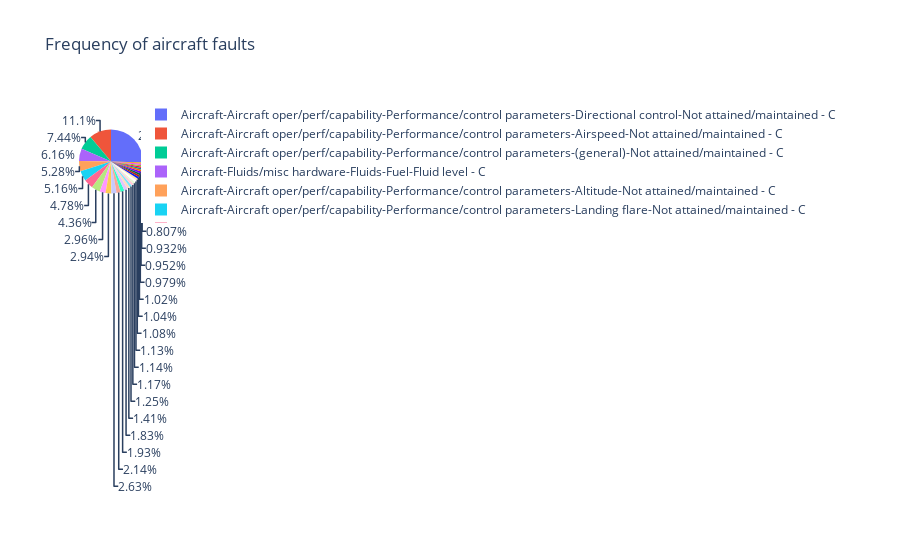

This figure's notebook cell:
### Code cell
fig = px.pie(values=ac_fault_freq_ver1, names=ac_fault_names, title='Frequency of aircraft faults')
fig.show()

### Figure 1 — Plotly figure (JSON) as saved in the notebook; plotly's stock layout.template omitted (floating-point values rounded to 4 significant figures)
{"data": [{"domain": {"x": [0, 1], "y": [0, 1]}, "hovertemplate": "label=%{label}<br>value=%{value}<extra></extra>", "labels": ["Aircraft-Aircraft oper/perf/capability-Performance/control parameters-Directional control-Not attained/maintained - C", "Aircraft-Aircraft oper/perf/capability-Performance/control parameters-Pitch control-Not attained/maintained - C", "Aircraft-Aircraft power plant-Engine (reciprocating)-Recip eng cyl section-Failure - C", "Aircraft-Aircraft oper/perf/capability-Performance/control parameters-(general)-Not attained/maintained", "Aircraft-Aircraft systems-Fuel system-Fuel selector/shutoff valve-Incorrect use/operation - C", "Aircraft-Aircraft oper/perf/capability-Performance/control parameters-(general)-Not attained/maintained - C", "Aircraft-Aircraft power plant-Engine (reciprocating)-(general)-Failure - C", "Aircraft-Aircraft oper/perf/capability-Performance/control parameters-Airspeed-Not attained/maintained", "Aircraft-Aircraft oper/perf/capability-Performance/control parameters-Pitch control-Incorrect use/operation - C", "Aircraft-Aircraft oper/perf/capability-Performance/control parameters-Airspeed-Not attained/maintained - C", "Aircraft-Fluids/misc hardware-Fluids-Fuel-Fluid condition", "Aircraft-Fluids/misc hardware-Fluids-Oil-Fluid level - C", "Aircraft-Aircraft oper/perf/capability-Performance/control parameters-Altitude-Not attained/maintained - C", "Aircraft-Fluids/misc hardware-Fluids-Fuel-Fluid management - C", "Aircraft-Aircraft oper/perf/capability-Performance/control parameters-Angle of attack-Capability exceeded - C", "Aircraft-Aircraft oper/perf/capability-Performance/control parameters-Landing flare-Incorrect use/operation - C", "Aircraft-Aircraft oper/perf/capability-Performance/control parameters-Angle of attack-Not attained/maintained - C", "Aircraft-Aircraft power plant-Engine (reciprocating)-Recip engine power section-Failure - C", "Aircraft-Fluids/misc hardware-Fluids-Fuel-Fluid level", "Aircraft-Aircraft oper/perf/capability-Performance/control parameters-Crosswind correction-Not attained/maintained - C", "Aircraft-Aircraft oper/perf/capability-Performance/control parameters-Prop/rotor parameters-Not attained/maintained - C", "Aircraft-Fluids/misc hardware-Fluids-Fuel-Fluid level - C", "Aircraft-Aircraft oper/perf/capability-Performance/control parameters-Descent rate-Not attained/maintained - C", "Aircraft-Aircraft oper/perf/capability-Performance/control parameters-Directional control-Attain/maintain not possible - C", "Aircraft-Aircraft oper/perf/capability-Performance/control parameters-Lateral/bank control-Not attained/maintained - C", "Aircraft-Aircraft oper/perf/capability-Performance/control parameters-Landing flare-Not attained/maintained - C", "Aircraft-Aircraft systems-Landing gear system-Gear extension and retract sys-Not used/operated - C", "Aircraft-Aircraft oper/perf/capability-Performance/control parameters-Climb rate-Not attained/maintained - C", "Aircraft-Aircraft oper/perf/capability-Performance/control parameters-Directional control-Not attained/maintained", "Aircraft-Aircraft oper/perf/capability-Performance/control parameters-Descent/approach/glide path-Not attained/maintained - C"], "legendgroup": "", "name": "", "showlegend": true, "type": "pie", "values": [7541, 634, 418, 223, 282, 2204, 276, 370, 201, 3288, 334, 222, 1564, 1416, 870, 780, 877, 303, 218, 338, 307, 1824, 290, 573, 541, 1528, 239, 320, 348, 1291]}], "layout": {"autosize": true, "legend": {"tracegroupgap": 0}, "title": {"text": "Frequency of aircraft faults"}}}
